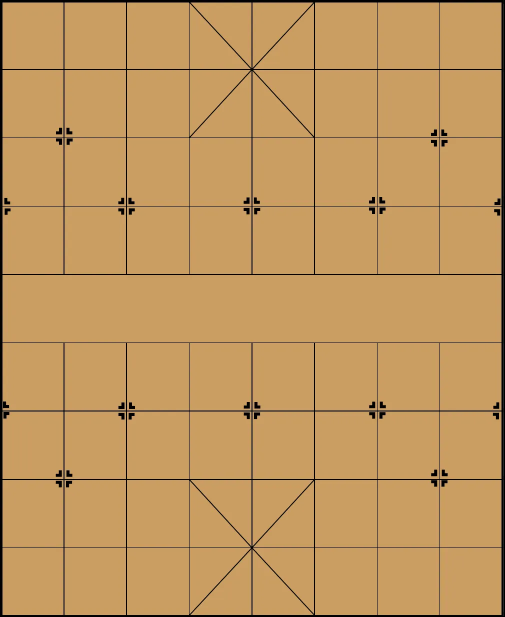
#> input picture opencv-basic/pic/chess.jpg, 1009 x 1234 px (shown at 1/2 size)
$ python no22-harris.py
#> lines starting #> are read from the running program, lines starting #| are printed output that depends on the picture; after the words box and inside, x2 and y2 are one past the last pixel; in counts of white or black regions, pixels touching at a corner belong together
'''harris角点检测'''
import cv2
import numpy as np
import matplotlib.pyplot as plt

img = cv2.imread("pic/chess.jpg")
#> img is the input picture: shape (1234, 1009, 3); mean B, G, R 94.5, 151.2, 193.2
gray = cv2.cvtColor(img,cv2.COLOR_BGR2GRAY)
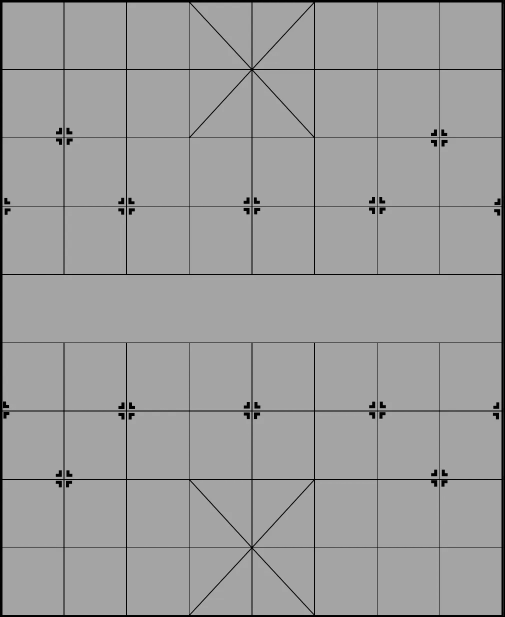
#> gray: shape (1234, 1009) (shown at 1/2 size); min 0, max 181, mean 157
gray = np.float32(gray)

# 输入图像必须是float32，最后一个参数在0.04-0.05
dst = cv2.cornerHarris(gray,2,3,0.04)
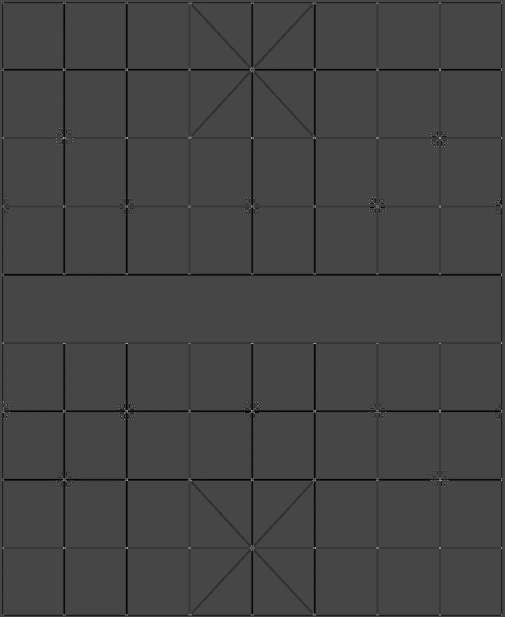
#> dst: shape (1234, 1009) float32 (shown at 1/2 size); min -30664018, max 80681880, mean -897365.7; drawn with min black and max white
dst = cv2.dilate(dst,None)

# 阈值
# img[dst>0.01 *dst.max()]==[0,0,255]
# cv2.imshow('dst',img)
# if cv2.waitKey(0)==27:
#     cv2.destroyAllWindows()
''' 亚像素级精确度的角点'''
ret,dst = cv2.threshold(dst,0.01*dst.max(),255,0)
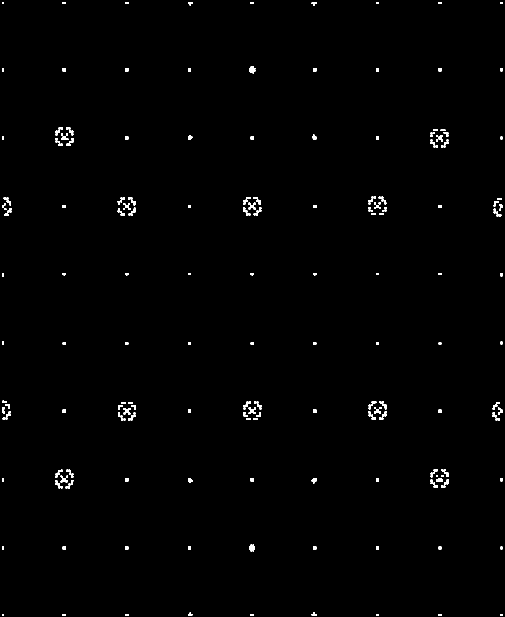
#> dst: shape (1234, 1009) float32 (shown at 1/2 size); 0.69% white; 266 white regions (119 under 20 px), largest, box (x1, y1, x2, y2) and area: (498, 132, 511, 147) 134, (121, 951, 136, 965) 124, (498, 1089, 510, 1103) 124
#> ret = 806818.8
dst = np.uint8(dst)


ret,labels ,stats,centroids = cv2.connectedComponentsWithStats(dst)
#> labels: shape (1234, 1009) int32; 267 distinct labels, from 0 to 266
#> ret = 267; stats = 267 rows, first 6: [0, 0, 1009, 1234, 1236539], [4, 4, 4, 4, 16], [125, 4, 7, 4, 28], [250, 4, 7, 4, 28], [376, 4, 10, 7, 49], [501, 4, 7, 4, 28]; centroids = 267 pairs, first value 5.5 to 1002.5, second value 5.5 to 1229.5
criteria = (cv2.TERM_CRITERIA_EPS+cv2.TermCriteria_MAX_ITER,100,0.001)

corners = cv2.cornerSubPix(gray,np.float32(centroids),(5,5),(-1,-1),criteria)
#> corners = 267 pairs, first value 4.55 to 1002.6, second value 4.55 to 1229.4

res = np.hstack((centroids,corners))
#> res = 267 rows, first 6: [504, 616.5, 504, 616.5], [5.5, 5.5, 4.55, 4.55], [128, 5.5, 127.5, 4.75], [253, 5.5, 252.5, 4.77], [380.1, 6.33, 378.5, 4.81], [504, 5.5, 503.5, 4.73]

res = np.int0(res)
#> res = 267 rows, first 6: [504, 616, 504, 616], [5, 5, 4, 4], [128, 5, 127, 4], [253, 5, 252, 4], [380, 6, 378, 4], [504, 5, 503, 4]
img[res[:,1],res[:,0]] = [0,0,255]
#> img: shape (1234, 1009, 3); 0.02% of pixels changed, all inside (x1, y1, x2, y2) = (5, 5, 1003, 1230)
img[res[:,3],res[:,2]] = [0,2555,0]
#> img: shape (1234, 1009, 3); mean B, G, R 94.5, 151.2, 193.2
cv2.imshow('111',img)
cv2.waitKey(0)
